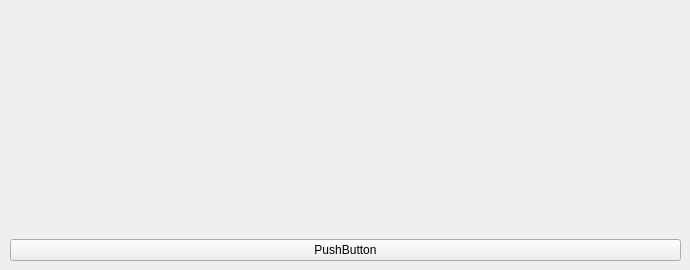
                            <widget class="QWidget" name="tab">
                                <attribute name="title">
                                    <string>Graph</string>
                                </attribute>
                                <widget class="QWidget" name="verticalLayoutWidget_2">
                                    <property name="geometry">
                                        <rect>
                                            <x>10</x>
                                            <y>10</y>
                                            <width>671</width>
                                            <height>251</height>
                                        </rect>
                                    </property>
                                    <layout class="QVBoxLayout" name="verticalLayout">
                                        <property name="sizeConstraint">
                                            <enum>QLayout::SetMaximumSize</enum>
                                        </property>
                                        <item>
                                            <widget class="MatplotlibWidget" name="matplotlibwidget"/>
                                        </item>
                                        <item>
                                            <widget class="QPushButton" name="pushButton">
                                                <property name="text">
                                                    <string>PushButton</string>
                                                </property>
                                            </widget>
                                        </item>
                                    </layout>
                                </widget>
                            </widget>
